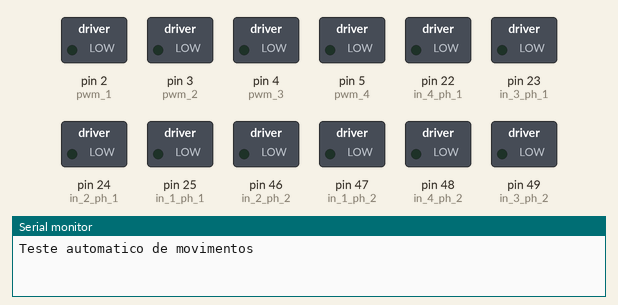
Recording of a sketch running on a simulated Arduino Mega 2560, built with avr-gcc and run on an emulated ATmega2560. Parts: switched loads named in the sketch (green lamp = pin HIGH), the last lines printed to the serial monitor.

Above: at 0.1 s.
At 2.1 s:
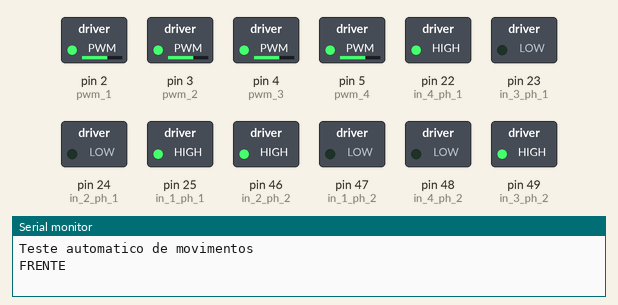
At 6.1 s:
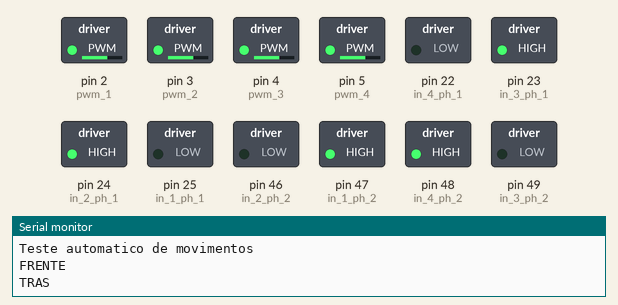
At 14.1 s:
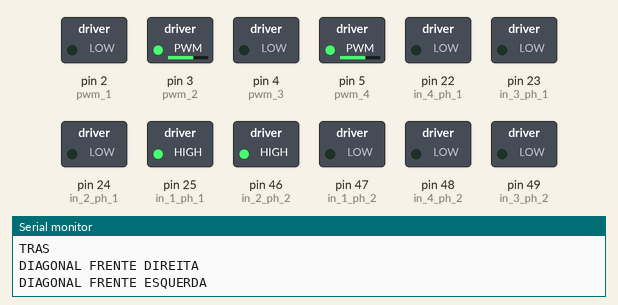
At 18.1 s:
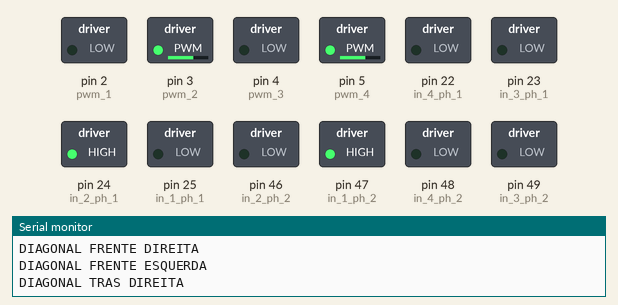
At 36.1 s:
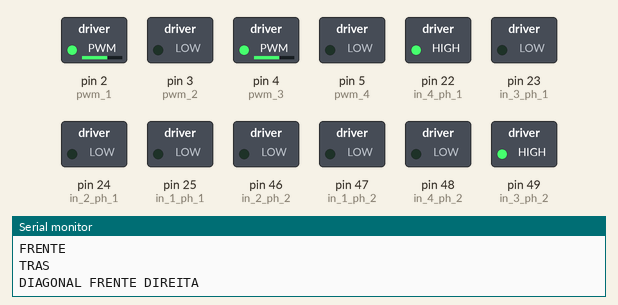
Timing chart, 0 to 40.0 s (numbered marks = the images above):
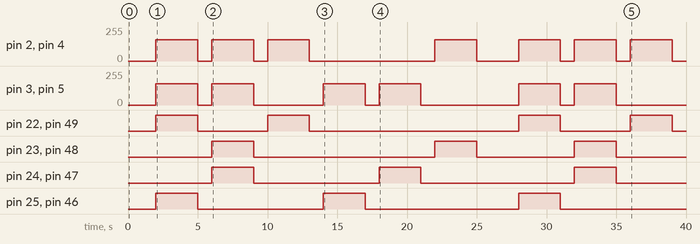

The sketch:

movimenta__o.ino
```cpp
#define in_1_ph_1 25
#define in_2_ph_1 24
#define in_3_ph_1 23
#define in_4_ph_1 22

#define in_1_ph_2 47
#define in_2_ph_2 46
#define in_3_ph_2 49
#define in_4_ph_2 48

#define pwm_1 2
#define pwm_2 3
#define pwm_3 4
#define pwm_4 5

int velocidade = 160;

void setup()
{
  Serial.begin(115200);

  pinMode(in_1_ph_1, OUTPUT);
  pinMode(in_2_ph_1, OUTPUT);
  pinMode(in_3_ph_1, OUTPUT);
  pinMode(in_4_ph_1, OUTPUT);

  pinMode(in_1_ph_2, OUTPUT);
  pinMode(in_2_ph_2, OUTPUT);
  pinMode(in_3_ph_2, OUTPUT);
  pinMode(in_4_ph_2, OUTPUT);

  pinMode(pwm_1, OUTPUT);
  pinMode(pwm_2, OUTPUT);
  pinMode(pwm_3, OUTPUT);
  pinMode(pwm_4, OUTPUT);

  stop_robot();

  Serial.println("Teste automatico de movimentos");
  delay(2000);
}

void loop()
{
  Serial.println("FRENTE");
  move_forward();
  delay(3000);
  stop_robot();
  delay(1000);

  Serial.println("TRAS");
  move_back();
  delay(3000);
  stop_robot();
  delay(1000);

  Serial.println("DIAGONAL FRENTE DIREITA");
  diagonal_frente_direita();
  delay(3000);
  stop_robot();
  delay(1000);

  Serial.println("DIAGONAL FRENTE ESQUERDA");
  diagonal_frente_esquerda();
  delay(3000);
  stop_robot();
  delay(1000);

  Serial.println("DIAGONAL TRAS DIREITA");
  diagonal_tras_direita();
  delay(3000);
  stop_robot();
  delay(1000);

  Serial.println("DIAGONAL TRAS ESQUERDA");
  diagonal_tras_esquerda();
  delay(3000);
  stop_robot();
  delay(3000);
}

void motor_1(int estadoA, int estadoB, int speed)
{
  digitalWrite(in_3_ph_1, estadoA);
  digitalWrite(in_4_ph_1, estadoB);
  analogWrite(pwm_1, speed);
}

void motor_2(int estadoA, int estadoB, int speed)
{
  digitalWrite(in_1_ph_1, estadoA);
  digitalWrite(in_2_ph_1, estadoB);
  analogWrite(pwm_2, speed);
}

void motor_3(int estadoA, int estadoB, int speed)
{
  digitalWrite(in_3_ph_2, estadoA);
  digitalWrite(in_4_ph_2, estadoB);
  analogWrite(pwm_3, speed);
}

void motor_4(int estadoA, int estadoB, int speed)
{
  digitalWrite(in_1_ph_2, estadoA);
  digitalWrite(in_2_ph_2, estadoB);
  analogWrite(pwm_4, speed);
}

void move_forward()
{
  motor_1(LOW, HIGH, velocidade);
  motor_2(HIGH, LOW, velocidade);
  motor_3(HIGH, LOW, velocidade);
  motor_4(LOW, HIGH, velocidade);
}

void move_back()
{
  motor_1(HIGH, LOW, velocidade);
  motor_2(LOW, HIGH, velocidade);
  motor_3(LOW, HIGH, velocidade);
  motor_4(HIGH, LOW, velocidade);
}

void diagonal_frente_direita()
{
  motor_1(LOW, HIGH, velocidade);
  motor_2(LOW, LOW, 0);
  motor_3(HIGH, LOW, velocidade);
  motor_4(LOW, LOW, 0);
}

void diagonal_frente_esquerda()
{
  motor_1(LOW, LOW, 0);
  motor_2(HIGH, LOW, velocidade);
  motor_3(LOW, LOW, 0);
  motor_4(LOW, HIGH, velocidade);
}

void diagonal_tras_direita()
{
  motor_1(LOW, LOW, 0);
  motor_2(LOW, HIGH, velocidade);
  motor_3(LOW, LOW, 0);
  motor_4(HIGH, LOW, velocidade);
}

void diagonal_tras_esquerda()
{
  motor_1(HIGH, LOW, velocidade);
  motor_2(LOW, LOW, 0);
  motor_3(LOW, HIGH, velocidade);
  motor_4(LOW, LOW, 0);
}

void stop_robot()
{
  motor_1(LOW, LOW, 0);
  motor_2(LOW, LOW, 0);
  motor_3(LOW, LOW, 0);
  motor_4(LOW, LOW, 0);
}
```

Measured:
- by itself, pin 23 (in_3_ph_1), pin 48 (in_4_ph_2): goes HIGH 3.0 s, LOW 13.0 s, HIGH 3.0 s, LOW 7.0 s, HIGH 3.0 s, then LOW
- by itself, pin 22 (in_4_ph_1), pin 49 (in_3_ph_2): LOW → HIGH at 2.0 s, → LOW 3.0 s later, → HIGH 5.0 s later, → LOW 3.0 s later, … (8 changes in this stretch)
- by itself, pin 2 (pwm_1), pin 4 (pwm_3): 0/255 → 160/255 at 2.0 s, → 0/255 3.0 s later, → 160/255 1.0 s later, → 0/255 3.0 s later, … (14 changes in this stretch)
